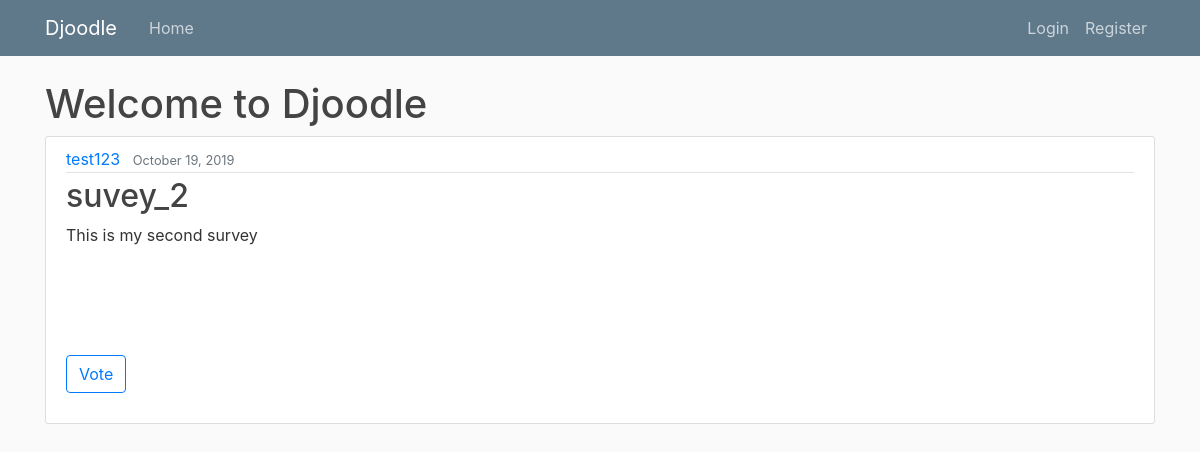
The page /survey/2/ on the database as committed earlier.
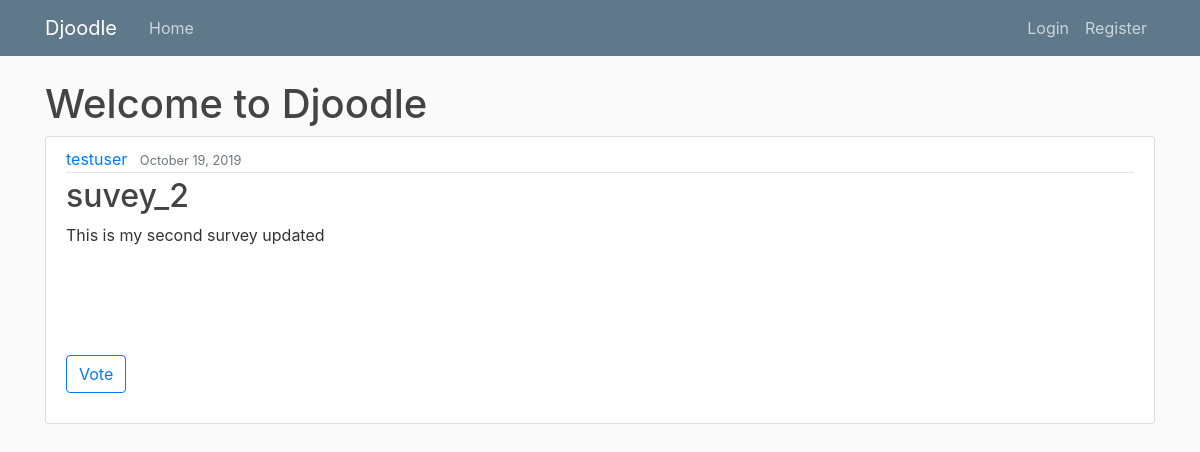
The same page on the database as committed later.
### survey/models.py (models this page shows, shortened)
class Survey(models.Model):
    title = models.CharField(max_length=30)
    description = models.CharField(max_length=300)
    date_created = models.DateTimeField(default=timezone.now)
    author = models.ForeignKey(User, on_delete=models.CASCADE)

### survey/views.py (the view)
# urls.py: path('survey/<int:pk>/', SurveyDetailView.as_view(), name='survey-detail'),
class SurveyDetailView(DetailView):
    model = Survey

### survey/templates/survey/survey_detail.html (shortened to what this page needs)
{% extends "survey/layout.html" %}
{% block body %}
	<h1>Welcome to Djoodle</h1>
	<article class="media content-section">
		<div class="media-body">
		<div class="article-metadata">
			<a class="mr-2" href="#">{{ object.author }}</a>
			<small class="text-muted">{{ object.date_created|date:"F d, Y" }}</small>
		</div>
		<h2 class="article-title" >{{ object.title }}</h2>
		<p class="article-content">{{ object.description }}</p>
		<ul class="article-content">
		</ul>
		<div class="form-group">
			<a class = "btn btn-outline-primary mt-1 mb-1" href='{% url 'vote-create' object.id%}'>Vote</a>
		</div>
		</div>
	</article>
{% endblock  %}

Rows that differ between the two databases and show on the page:
changed Survey "suvey_2": author "test123" → "testuser"; description "This is my second survey" → "This is my second survey updated"
